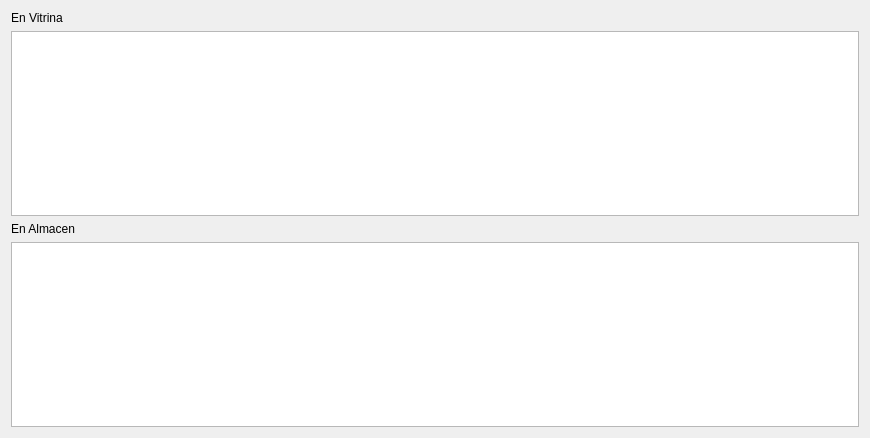
<?xml version="1.0" encoding="UTF-8"?>
<ui version="4.0">
 <class>ui_ubicacion</class>
 <widget class="QWidget" name="ui_ubicacion">
  <property name="geometry">
   <rect>
    <x>0</x>
    <y>0</y>
    <width>870</width>
    <height>438</height>
   </rect>
  </property>
  <property name="windowTitle">
   <string>Ubicacion</string>
  </property>
  <layout class="QGridLayout" name="gridLayout">
   <item row="0" column="0">
    <layout class="QVBoxLayout" name="verticalLayout">
     <item>
      <widget class="QLabel" name="label">
       <property name="text">
        <string>En Vitrina</string>
       </property>
      </widget>
     </item>
     <item>
      <widget class="QTableView" name="tableView_vitrina"/>
     </item>
     <item>
      <widget class="QLabel" name="label_2">
       <property name="text">
        <string>En Almacen</string>
       </property>
      </widget>
     </item>
     <item>
      <widget class="QTableView" name="tableView_almacen"/>
     </item>
    </layout>
   </item>
  </layout>
 </widget>
 <resources/>
 <connections/>
</ui>
